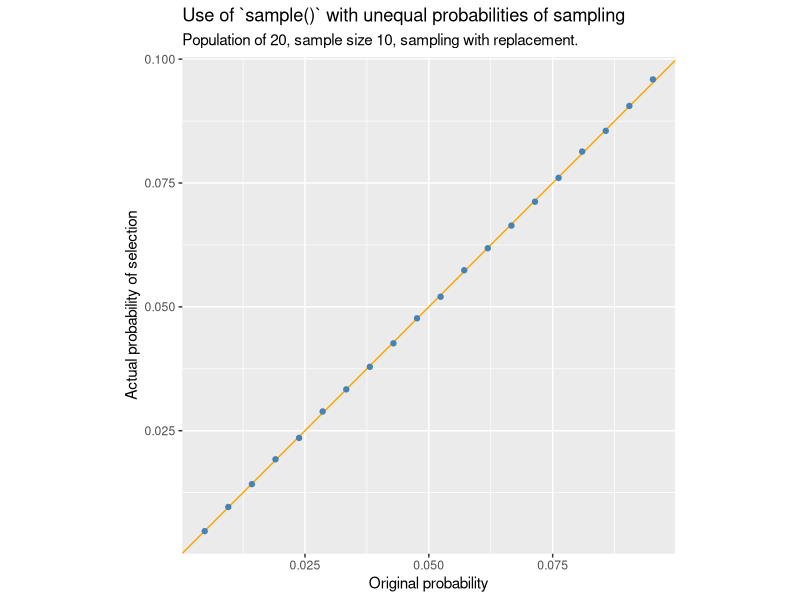
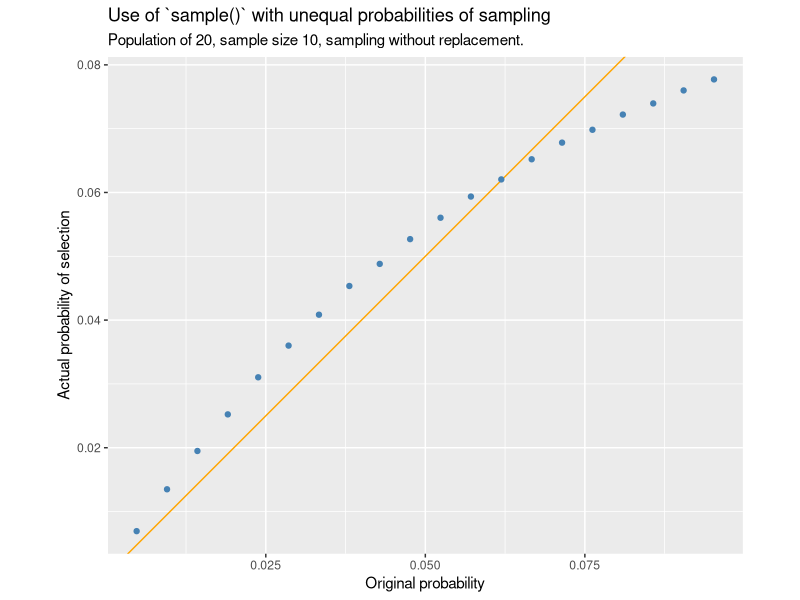
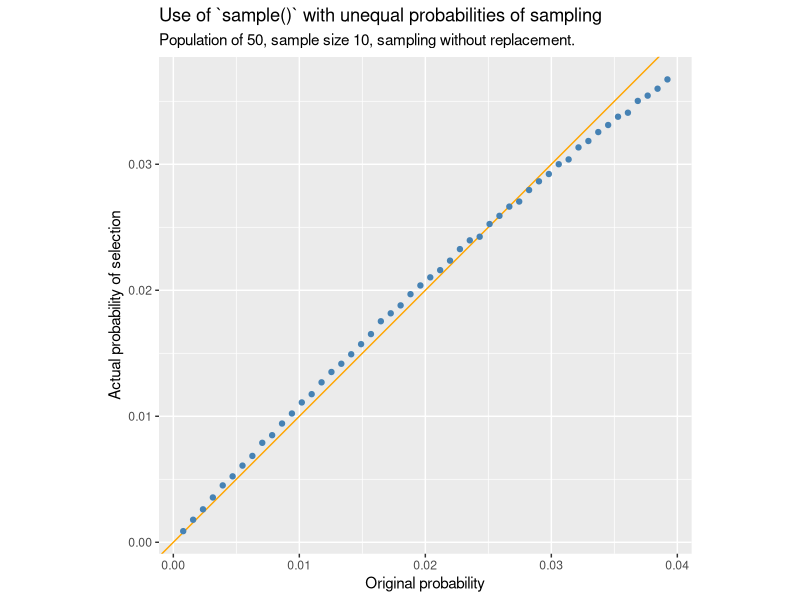
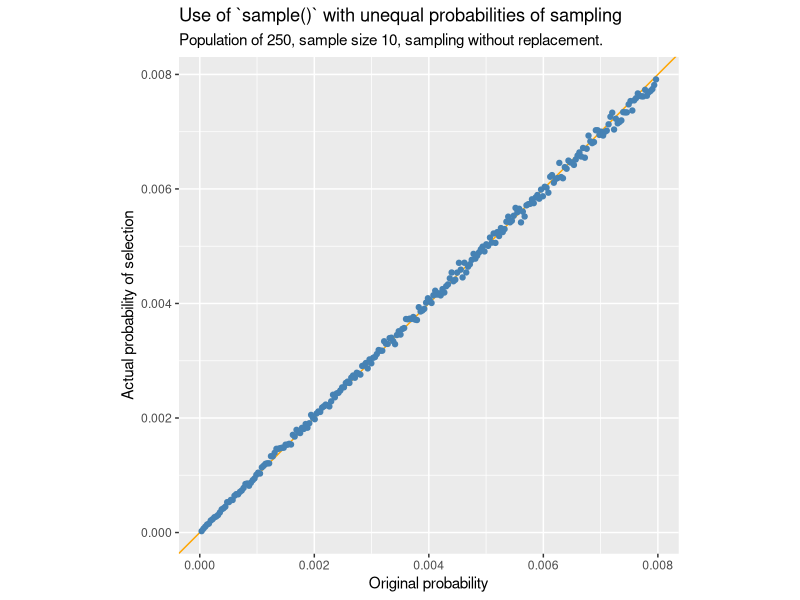

Write the R code that produced these figures, in order.

# probabilities of sampling with unequal probability with replacement aren't what
# you thought!
# https://notstatschat.rbind.io/2024/08/26/another-way-to-not-sample-with-replacement/

# see also 
# https://stats.stackexchange.com/questions/110178/brewers-method-for-sampling-with-unequal-probabilities-with-n2

library(tidyverse)
library(glue)

compare_ppswor <- function(n =10,
                           N = 20,
                           replace = FALSE,
                           reps = 1e5){

  x <- paste0("unit", 1:N)
  x <- factor(x, levels = x)
  w <- 1:N / sum(1:N)
  
  
  samples <- lapply(rep(n, reps), function(size){
    sample(x, size = size, prob = w, replace = replace)
    })
  
  s <- ifelse(replace, 'with replacement', 'without replacement')
  
  p <- tibble(
    original = w,
    selected = as.numeric(table(unlist(samples))) / (reps * n)
  )  |>
    ggplot(aes(x = original, y = selected)) +
    geom_abline(slope = 1 , intercept = 0, colour = "orange") +
    geom_point(colour = "steelblue") +
    labs(x = "Original probability",
         y = "Actual probability of selection",
         subtitle = glue("Population of {N}, sample size {n}, sampling {s}."),
         title = "Use of `sample()` with unequal probabilities of sampling") +
    coord_equal() 
  
  return(p)
}

compare_ppswor(replace = TRUE)
compare_ppswor()
compare_ppswor(N = 50, replace = FALSE)
compare_ppswor(N = 250, replace = FALSE)
